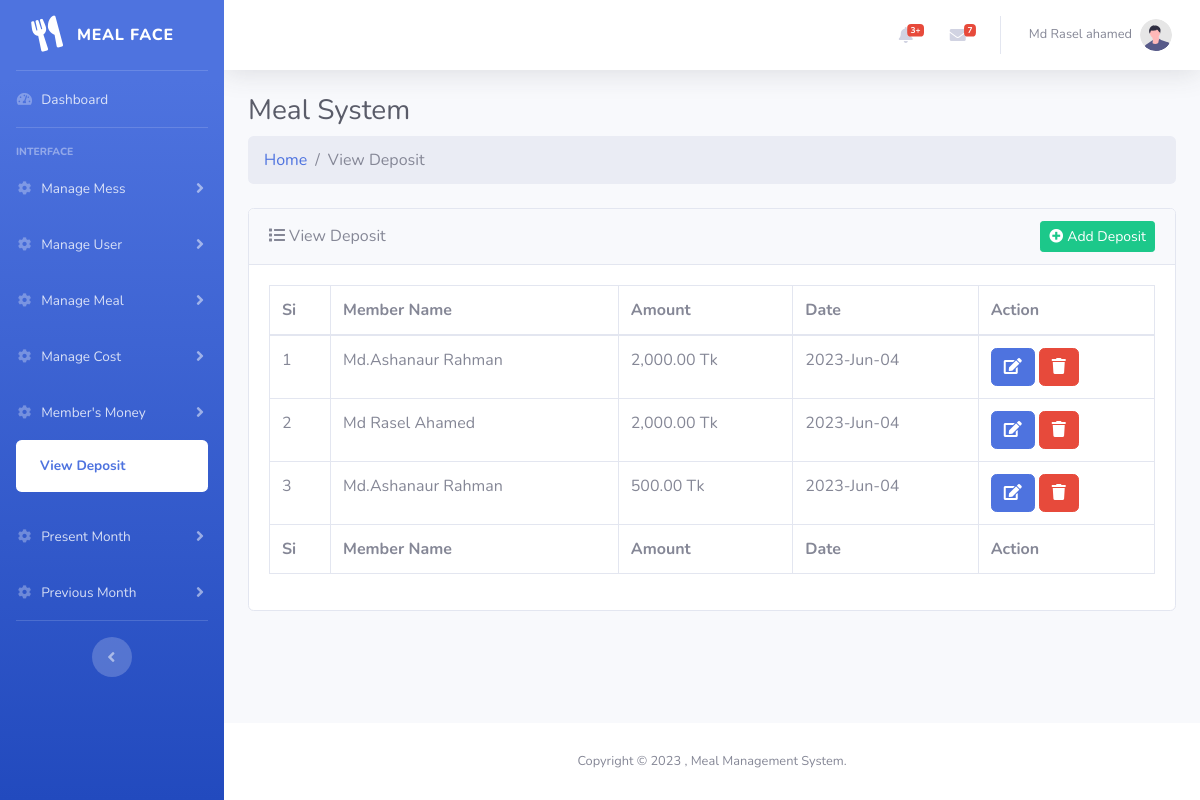
The page /backend/view-deposit.php (signed in) on the database as committed earlier.
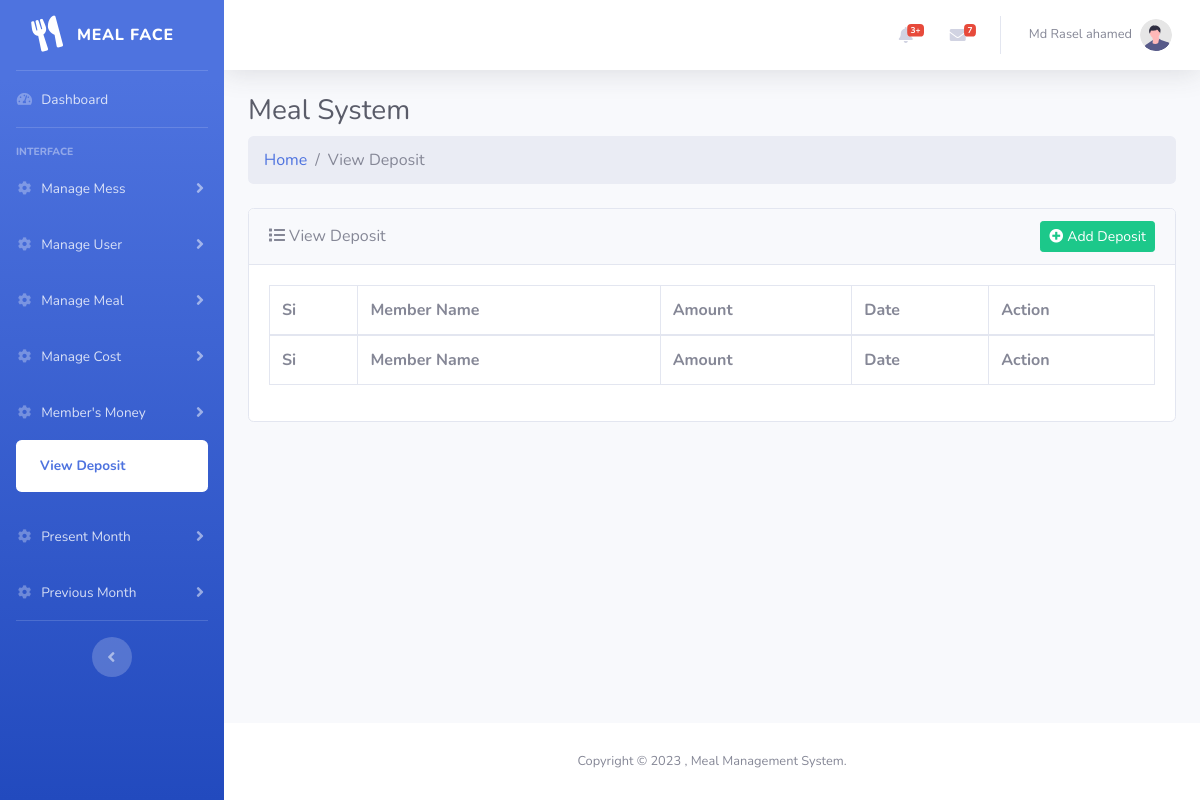
The same page on the database as committed later.
### tables this page shows
CREATE TABLE `member_money` (
  `id` int(11) NOT NULL,
  `user_id` int(11) DEFAULT NULL,
  `mess_id` int(11) DEFAULT NULL,
  `money` double NOT NULL,
  `pay_date` date DEFAULT NULL,
  `created_by` int(11) DEFAULT NULL,
  `created_at` datetime NOT NULL DEFAULT current_timestamp()
);

CREATE TABLE `users` (
  `user_id` int(11) NOT NULL,
  `user_name` varchar(255) NOT NULL,
  `user_role` varchar(255) NOT NULL DEFAULT 'member',
  `user_mobile` varchar(255) DEFAULT NULL,
  `user_email` varchar(255) DEFAULT NULL,
  `user_password` varchar(255) NOT NULL,
  `mess_id` int(11) DEFAULT NULL
);

### backend/controller/main.php (called while the page is built, shortened)
<?php
    class Main{
        protected $host = "localhost";
        protected $user = "root";
        protected $pass = "";
        protected $db = "php_meal";
        protected $con;
        public function __construct(){
            if(!isset($this->con)){
                $this->con = new mysqli($this->host,$this->user,$this->pass,$this->db);
            }
            return $this->con;
        }
        public function getMembersDeposit($messId){
            $this->sql = "SELECT member_money.*,users.user_name as user_name FROM member_money INNER JOIN users ON users.user_id = member_money.user_id WHERE member_money.mess_id = '$messId'";
            $this->result = $this->con->query($this->sql);
            if($this->result == true){
                return $this->result;
            }else{
                return false;
            }
        }
    }
?>

### backend/view-deposit.php (the view, shortened to what this page needs)
<?php
    $page = 'manage_money';
    $sub_page = 'view_deposit';
    include "inc/header.php";
    $obj = new Main();
    $messId = $_SESSION['mess_id'];
    $Data = $obj->getMembersDeposit($messId);
    ?>
<div class="container-fluid">
    <div class="d-sm-flex align-items-center justify-content-between mb-2">
        <h3 class="h3 mb-0 text-gray-800">Meal System</h3>
    </div>
    <ol class="breadcrumb mb-4">
        <li class="breadcrumb-item"><a href="index.php">Home</a></li>
        <li class="breadcrumb-item active">View Deposit</li>
    </ol>
    <div class="card mb-4">
        <div class="card-header d-flex justify-content-between align-items-center">
            <span><i class="fas fa-list mr-1"></i>View Deposit</span>
            <small class="d-sm-block"><a href="add-deposit.php" class="btn btn-success btn-sm"><i
                        class="fas fa-plus-circle mr-1"></i>Add Deposit</a></small>
        </div>
        <div class="card-body">
            <div class="table-responsive">
                <table class="table table-bordered" id="dataTable" width="100%" cellspacing="0">
                    <thead>
                        <tr>
                            <th>Si</th>
                            <th>Member Name</th>
                            <th>Amount</th>
                            <th>Date</th>
                            <th>Action</th>
                        </tr>
                    </thead>
                    <tfoot>
                        <tr>
                            <th>Si</th>
                            <th>Member Name</th>
                            <th>Amount</th>
                            <th>Date</th>
                            <th>Action</th>
                        </tr>
                    </tfoot>
                    <tbody>
                    <?php
                            if($Data->num_rows>0){
                                $si = 1;
                                while($row = $Data->fetch_object()){
                                    $d = strtotime($row->pay_date);
                                    ?>
                        <tr>
                            <td><?php echo $si; ?></td>
                            <td class="text-capitalize"><?php echo $row->user_name; ?></td>
                            <td><?php echo number_format($row->money,2) ?> Tk</td>
                            <td><?php echo date("Y-M-d", $d); ?></td>
                            <td>
                                <a class="btn btn-primary" href="add-deposit.php?deposit-id=<?php echo $row->id; ?>"><i class="fas fa-edit"></i></a>
                                <a class="btn btn-danger" href="#"><i class="fas fa-trash"></i></a>
                            </td>
                        </tr>
                        <?php
                            $si++;
                                }
                            }
                        ?>
                    </tbody>
                </table>
            </div>
        </div>
    </div>
</div>
<?php include "inc/footer.php"; ?>

### backend/inc/header.php (shortened to what this page needs)
<?php
    include "controller/main.php";
?>
<!DOCTYPE html>
<html lang="en">
<head>
    <link href="vendor/fontawesome-free/css/all.min.css" rel="stylesheet" type="text/css" />
    <link href="css/main.css" rel="stylesheet" />
    <link href="vendor/datatables/dataTables.bootstrap4.min.css" rel="stylesheet" />
    <link href="css/profile.css" rel="stylesheet" />
    <link rel="stylesheet" href="css/toastr.css">
</head>
<body id="page-top">
    <div id="wrapper">
        <ul class="navbar-nav bg-gradient-primary sidebar sidebar-dark accordion" id="accordionSidebar">
            <a class="sidebar-brand d-flex align-items-center justify-content-center" href="index.php">
                <div class="sidebar-brand-icon rotate-n-15">
                    <i class="fas fa-utensils"></i>
                </div>
                <div class="sidebar-brand-text mx-3">Meal Face</div>
            </a>
            <hr class="sidebar-divider my-0" />
            <li class="nav-item <?php if($page == 'dashboard'){echo 'active';}?>">
                <a class="nav-link" href="index.php">
                    <i class="fas fa-fw fa-tachometer-alt"></i>
                    <span>Dashboard</span></a>
            </li>
            <hr class="sidebar-divider" />
            <div class="sidebar-heading">Interface</div>
            <li class="nav-item">
                <a class="nav-link collapsed" href="#" data-toggle="collapse" data-target="#collapseMess"
                    aria-expanded="true" aria-controls="collapseMess">
                    <i class="fas fa-fw fa-cog"></i>
                    <span>Manage Mess</span>
                </a>
            </li>
            <li class="nav-item">
                <a class="nav-link collapsed" href="#" data-toggle="collapse" data-target="#collapseTwo"
                    aria-expanded="true" aria-controls="collapseTwo">
                    <i class="fas fa-fw fa-cog"></i>
                    <span>Manage User</span>
                </a>
            </li>
            <li class="nav-item">
                <a class="nav-link collapsed" href="#" data-toggle="collapse" data-target="#Manage_meal"
                    aria-expanded="true" aria-controls="collapseTwo">
                    <i class="fas fa-fw fa-cog"></i>
                    <span>Manage Meal</span>
                </a>
            </li>
            <li class="nav-item">
                <a class="nav-link collapsed" href="#" data-toggle="collapse" data-target="#collapseUtilities"
                    aria-expanded="true" aria-controls="collapseUtilities">
                    <i class="fas fa-fw fa-cog"></i>
                    <span>Manage Cost</span>
                </a>
            </li>
            <li class="nav-item">
                <a class="nav-link collapsed" href="#" data-toggle="collapse" data-target="#collapseMember"
                    aria-expanded="true" aria-controls="collapseMember">
                    <i class="fas fa-fw fa-cog"></i>
                    <span>Member's Money</span>
                </a>
                <div id="collapseMember" class="collapse <?php if($page == 'manage_money'){echo 'show';}?>" aria-labelledby="headingUtilities"
                    data-parent="#accordionSidebar">
                    <div class="bg-white py-2 collapse-inner rounded">
                        <a class="collapse-item <?php if($sub_page == 'view_deposit'){echo 'active';}?>" href="view-deposit.php">View Deposit</a>
                    </div>
                </div>
            </li>
            <li class="nav-item">
                <a class="nav-link collapsed" href="#" data-toggle="collapse" data-target="#collapsePresentMonth"
                    aria-expanded="true" aria-controls="collapsePresentMonth">
                    <i class="fas fa-fw fa-cog"></i>
                    <span>Present Month</span>
                </a>
            </li>
            <li class="nav-item">
                <a class="nav-link collapsed" href="#" data-toggle="collapse" data-target="#collapsePrevMonth"
                    aria-expanded="true" aria-controls="collapsePrevMonth">
                    <i class="fas fa-fw fa-cog"></i>
                    <span>Previous Month</span>
                </a>
            </li>
            <hr class="sidebar-divider d-none d-md-block" />
            <div class="text-center d-none d-md-inline">
                <button class="rounded-circle border-0" id="sidebarToggle"></button>
            </div>
        </ul>
        <div id="content-wrapper" class="d-flex flex-column">
            <div id="content">
                <nav class="navbar navbar-expand navbar-light bg-white topbar mb-4 static-top shadow">
                    <ul class="navbar-nav ml-auto">
                        <li class="nav-item dropdown no-arrow mx-1">
                            <a class="nav-link dropdown-toggle" href="#" id="alertsDropdown" role="button"
                                data-toggle="dropdown" aria-haspopup="true" aria-expanded="false">
                                <i class="fas fa-bell fa-fw"></i>
                                <span class="badge badge-danger badge-counter">3+</span>
                            </a>
                        </li>
                        <li class="nav-item dropdown no-arrow mx-1">
                            <a class="nav-link dropdown-toggle" href="#" id="messagesDropdown" role="button"
                                data-toggle="dropdown" aria-haspopup="true" aria-expanded="false">
                                <i class="fas fa-envelope fa-fw"></i>
                                <span class="badge badge-danger badge-counter">7</span>
                            </a>
                        </li>
                        <li class="nav-item dropdown no-arrow">
                            <a class="nav-link dropdown-toggle" href="#" id="userDropdown" role="button"
                                data-toggle="dropdown" aria-haspopup="true" aria-expanded="false">
                                <span class="mr-2 d-none d-lg-inline text-gray-600 small">
                                    <?php
                                        echo $_SESSION['user_name'];
                                    ?>
                                    </span>
                                <img class="img-profile rounded-circle" src="img/undraw_profile.svg" />
                            </a>
                        </li>
                    </ul>
                </nav>

### backend/inc/footer.php (shortened to what this page needs)
</div>
<footer class="sticky-footer bg-white">
    <div class="container my-auto">
        <div class="copyright text-center my-auto">
            <div>
                Copyright &copy;
                , Meal Management System.
            </div>
        </div>
    </div>
</footer>
</div>
</div>
</body>
</html>

Rows that differ between the two databases and show on the page:
removed member_money: user.user_name "Md.Ashanaur Rahman", money "2,000.00", pay_date "2023-Jun-04"
removed member_money: user.user_name "Md Rasel Ahamed", money "2,000.00", pay_date "2023-Jun-04"
removed member_money: user.user_name "Md.Ashanaur Rahman", money "500.00", pay_date "2023-Jun-04"
